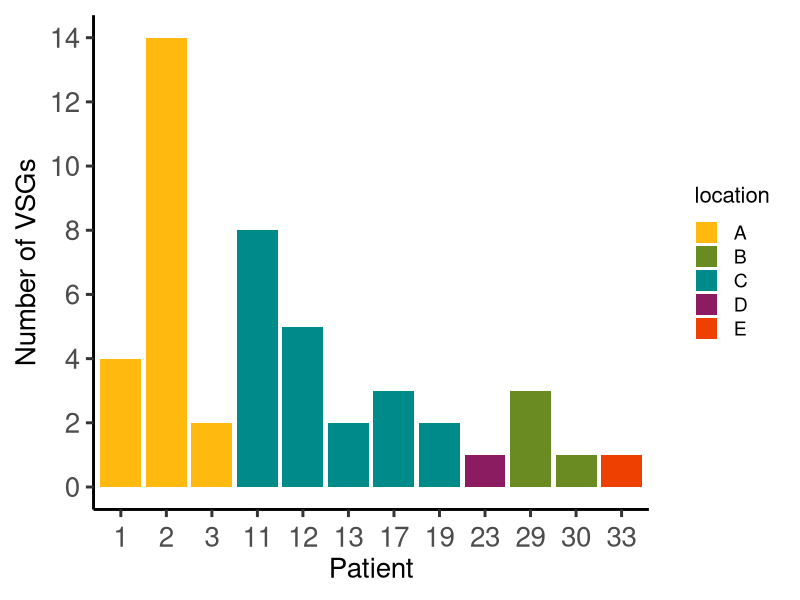
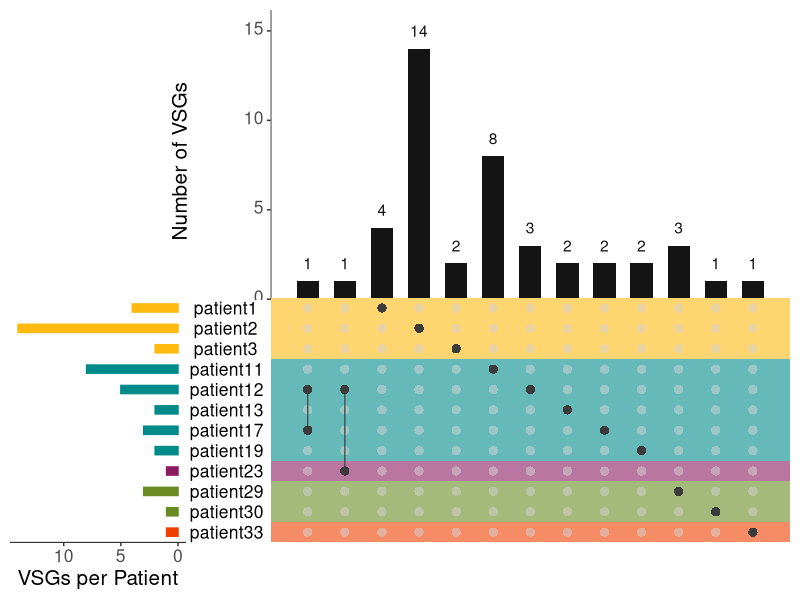
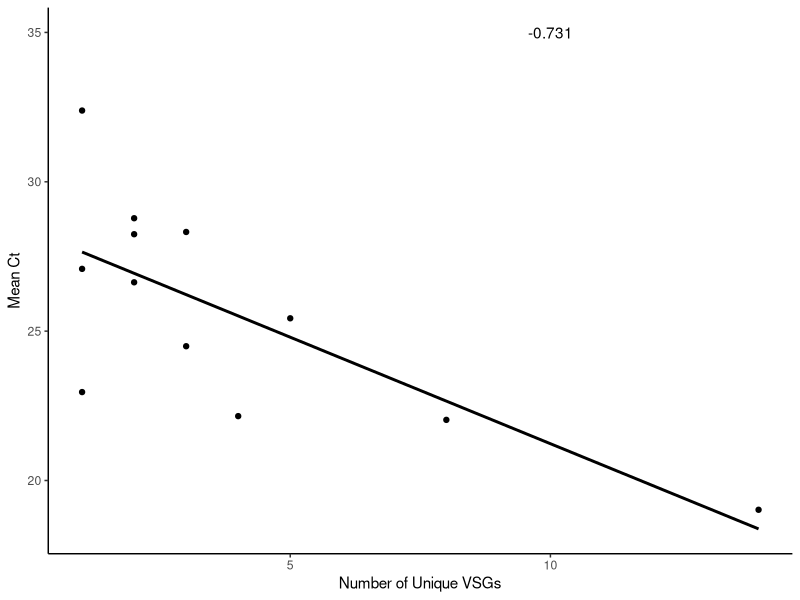
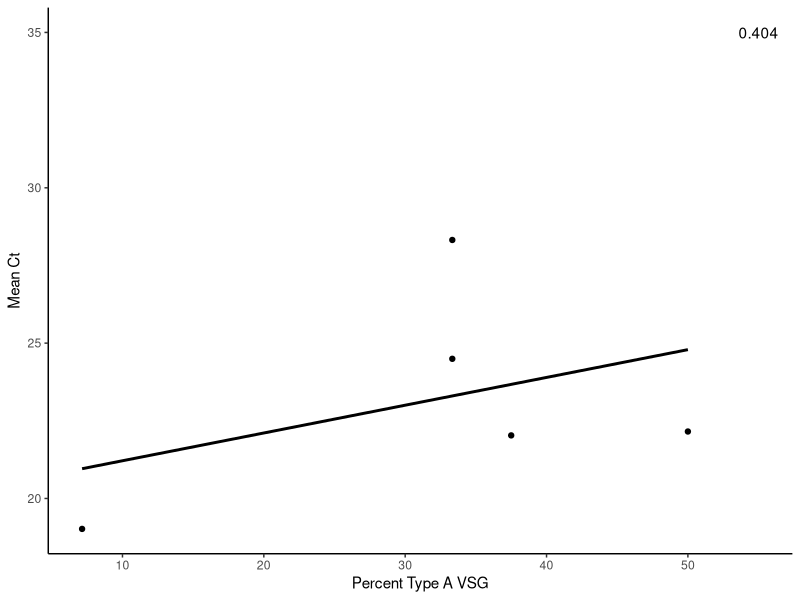
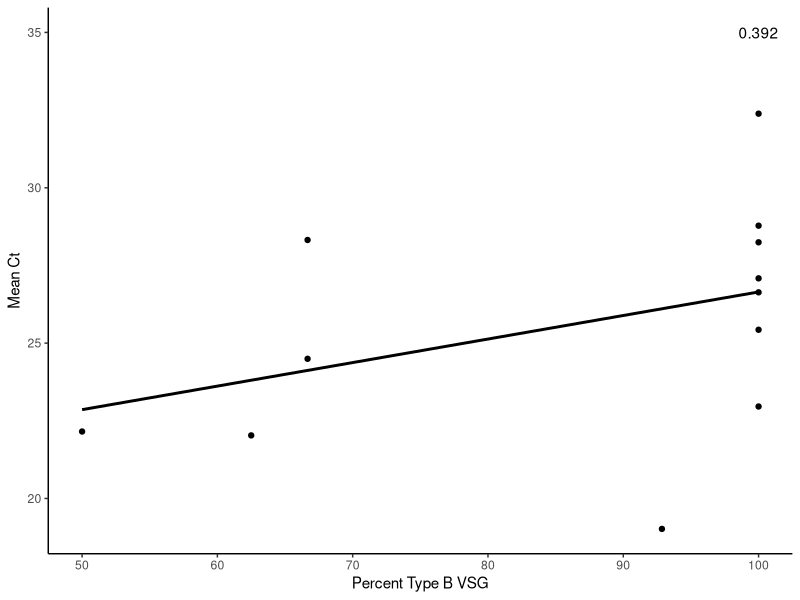

Recreate these plots in R, in order.
## ---- chunk 1
knitr::opts_chunk$set(echo = TRUE)
library(tidyverse)
library(reshape2)
library(UpSetR)
## ---- chunk 2

plotdata <- read_csv(file = "Supptable3_tbgVSGexpression.csv")

## ---- chunk 3

Fig1B <- plotdata %>% 
  select(patient_number, location, cdHit_ID, nterm_typesubtype) %>% 
  distinct() 

Fig1B$patient_number <- factor(Fig1B$patient_number, levels = c("1", "2", "3", "11", "12", "13", "17", "19", "23", "29", "30", "33"))

patient_VSGs.graph = Fig1B %>% 
  ggplot(aes(x = patient_number, group = patient_number, fill=location))+
  geom_bar(stat = "count", size = 0.8, y=0.2, position = position_dodge())+
  theme_classic(base_size = 22)+
  scale_y_continuous(breaks = scales::pretty_breaks(n = 6))+
  scale_fill_manual(values = c("A"="darkgoldenrod1",
                               "B"="olivedrab4",
                               "C"="darkcyan",
                               "D"="maroon4",
                               "E"="orangered2"))+
  theme(axis.text.x = element_text(angle = 0, vjust = 0.5, size = 20), 
        axis.text.y = element_text(size = 20), 
        axis.title = element_text(size = 20),
        legend.title = element_text(size = 16), 
        legend.text = element_text(size = 14))+
  labs(x = "Patient", y = "Number of VSGs")
patient_VSGs.graph

## ---- chunk 4
# upset plots are created by finding intersecting values in lists. make the dataframe into a list
upsetList <- list(
  patient1 = unique(as.character(plotdata$cdHit_ID[plotdata$patient_number =="1"])),
  patient2 = unique(as.character(plotdata$cdHit_ID[plotdata$patient_number =="2"])),
  patient3 = unique(as.character(plotdata$cdHit_ID[plotdata$patient_number =="3"])),
  patient11 = unique(as.character(plotdata$cdHit_ID[plotdata$patient_number =="11"])),
  patient12 = unique(as.character(plotdata$cdHit_ID[plotdata$patient_number =="12"])),
  patient13 = unique(as.character(plotdata$cdHit_ID[plotdata$patient_number =="13"])),
  patient17 = unique(as.character(plotdata$cdHit_ID[plotdata$patient_number =="17"])),
  patient19 = unique(as.character(plotdata$cdHit_ID[plotdata$patient_number =="19"])),
  patient23 = unique(as.character(plotdata$cdHit_ID[plotdata$patient_number =="23"])),
  patient29 = unique(as.character(plotdata$cdHit_ID[plotdata$patient_number =="29"])),
  patient30 = unique(as.character(plotdata$cdHit_ID[plotdata$patient_number =="30"])),
  patient33 = unique(as.character(plotdata$cdHit_ID[plotdata$patient_number =="33"])))

# In order to color the rows of the UpSet plot, I need to create a dataframe where the first column is the name of the sets (patient_full_name) and the second column is the variable used to compare the sets (patient_number).

patient_meta = data.frame(patient_full_name = c("patient1", "patient2", "patient3", "patient11", "patient12", "patient13", "patient17", "patient19", "patient23", "patient29", "patient30", "patient33"),
                          patient_number = factor(c("1", "2", "3", "11", "12", "13", "17", "19", "23", "29", "30", "33")))
patient_meta

plotdata$patient_number <- factor(plotdata$patient_number, levels = c("1", "2", "3", "11", "12", "13", "17", "19", "23", "29", "30", "33"))

# Here I merge the patient_meta dataframe created above.
patient_meta_merge = left_join(patient_meta, plotdata)
patient_meta_merge$patient_full_name = as.character(patient_meta_merge$patient_full_name)
patient_meta_merge

upset_colors_1C <-
upset(fromList(upsetList), 
      sets = c("patient33", "patient30", "patient29", "patient23", "patient19", "patient17", "patient13", "patient12", "patient11", "patient3", "patient2", "patient1"), 
      keep.order = TRUE, order.by = "degree", nintersects = NA, line.size = 0.4, 
      sets.bar.color = c("orangered2", "olivedrab4", "olivedrab4", "maroon4", "darkcyan", "darkcyan", "darkcyan", "darkcyan", "darkcyan", "darkgoldenrod1", "darkgoldenrod1", "darkgoldenrod1"), point.size = 2.8, text.scale = 1.8, mb.ratio = c(0.5, 0.5), 
      sets.x.label = "VSGs per Patient", 
      mainbar.y.label = "Number of VSGs", 
      main.bar.color = "gray8", 
      set.metadata = list(data = patient_meta_merge, plots = list(list(type = "matrix_rows", column = "location", colors = c("A"="darkgoldenrod1",
                                    "C"="darkcyan",
                                    "D"="maroon4",
                                    "B"="olivedrab4",
                                    "E"="orangered2"), alpha = 0.6))))
upset_colors_1C

## ---- chunk 5
# manually enter mean SL-RNA Ct value from table 1

SL_Ct <- tibble(patient_number = c(1,2,3,11,12,13,17,19,23,29,30,33),
                meanSL = c(22.155,19.020,28.780,22.030,25.430,26.635,24.495,28.245,27.085,28.320,22.960,32.385))
SL_Ct


gambCorr <- plotdata %>% select("patient_number", "cdHit_ID") %>% distinct() %>% group_by(patient_number) %>% summarise(totalVSG = n()) %>% merge(SL_Ct, .)
gambCorr

gamb.cor.coeff <- data.frame(cor = as.character(round(cor(gambCorr[ , "totalVSG"], gambCorr[ , "meanSL"], method = "pearson"), digits = 3)),
                      x = c(10),
                      y = c(35))

Ct_VSGs = gambCorr %>%
  ggplot(aes(x=totalVSG, y=meanSL))+
  geom_point(stat = "identity")+
  theme_classic()+
  geom_smooth(method = lm, color = "black", se = FALSE)+
  xlab("Number of Unique VSGs")+
  ylab("Mean Ct")+
  geom_text(data=gamb.cor.coeff, aes(label=cor, x=x, y=y))
Ct_VSGs

typeCorr <- plotdata %>% select("patient_number", "cdHit_ID", "nterm_typesubtype") %>% distinct() %>% 
  mutate(nterm_type = sub("[[:digit:]]", "", .$nterm_typesubtype)) %>% 
  group_by(patient_number, nterm_type) %>% 
  summarise(numType = n()) %>% 
  merge(gambCorr, ., by="patient_number") %>%
  mutate(pct = (.$numType / .$totalVSG)*100)

typeCorr

A.cor.coeff <- data.frame(cor = as.character(round(cor(typeCorr[typeCorr$nterm == "A" , ] %>% .$pct , typeCorr[typeCorr$nterm == "A" , ] %>% .$meanSL, method = "pearson"), digits = 3)),
                      x = c(55),
                      y = c(35))

VSGsA <- typeCorr[typeCorr$nterm == "A",] %>%
  ggplot(aes(x=pct, y=meanSL))+
  geom_point(stat = "identity")+
  geom_smooth(method = lm, color = "black", se = FALSE)+
  xlab("Percent Type A VSG")+
  ylab("Mean Ct")+
  geom_text(data=A.cor.coeff, aes(label=cor, x=x, y=y))+
  theme_classic()
VSGsA

B.cor.coeff <- data.frame(cor = as.character(round(cor(typeCorr[typeCorr$nterm == "B" , ] %>% .$pct , typeCorr[typeCorr$nterm == "B" , ] %>% .$meanSL, method = "pearson"), digits = 3)),
                      x = c(100),
                      y = c(35))

VSGsB <- typeCorr[typeCorr$nterm == "B",] %>%
  ggplot(aes(x=pct, y=meanSL))+
  geom_point(stat = "identity")+
  geom_smooth(method = lm, color = "black", se = FALSE)+
  xlab("Percent Type B VSG")+
  ylab("Mean Ct")+
  geom_text(data=B.cor.coeff, aes(label=cor, x=x, y=y))+
  theme_classic()
VSGsB
